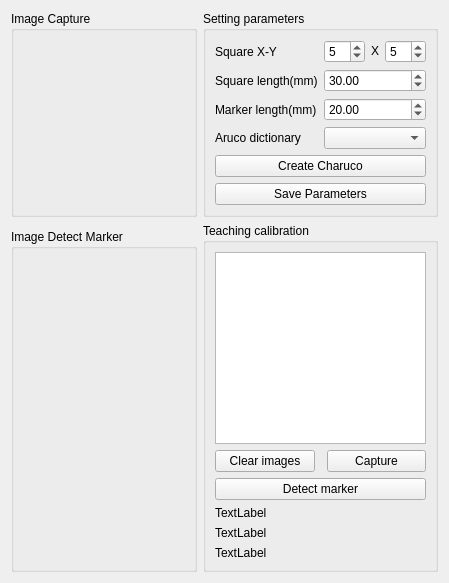
      <widget class="QWidget" name="tab_3">
       <attribute name="title">
        <string>Calibration</string>
       </attribute>
       <layout class="QGridLayout" name="gridLayout_22">
        <item row="0" column="0">
         <widget class="QGroupBox" name="groupBox_4">
          <property name="sizePolicy">
           <sizepolicy hsizetype="Preferred" vsizetype="Expanding">
            <horstretch>2</horstretch>
            <verstretch>0</verstretch>
           </sizepolicy>
          </property>
          <property name="title">
           <string>Image Capture</string>
          </property>
          <layout class="QGridLayout" name="gridLayout_16">
           <item row="0" column="0">
            <layout class="QVBoxLayout" name="layout_image_capture_aruco"/>
           </item>
          </layout>
         </widget>
        </item>
        <item row="1" column="1" rowspan="2">
         <widget class="QGroupBox" name="groupBox_6">
          <property name="sizePolicy">
           <sizepolicy hsizetype="Preferred" vsizetype="Preferred">
            <horstretch>2</horstretch>
            <verstretch>0</verstretch>
           </sizepolicy>
          </property>
          <property name="title">
           <string>Teaching calibration</string>
          </property>
          <layout class="QGridLayout" name="gridLayout_19">
           <item row="1" column="2">
            <widget class="QPushButton" name="but_capture_aruco">
             <property name="sizePolicy">
              <sizepolicy hsizetype="Minimum" vsizetype="Fixed">
               <horstretch>1</horstretch>
               <verstretch>0</verstretch>
              </sizepolicy>
             </property>
             <property name="text">
              <string>Capture</string>
             </property>
            </widget>
           </item>
           <item row="2" column="0" colspan="3">
            <widget class="QPushButton" name="but_detect_marker_aruco">
             <property name="text">
              <string>Detect marker</string>
             </property>
            </widget>
           </item>
           <item row="3" column="0" colspan="3">
            <widget class="QLabel" name="label_camera_matrix">
             <property name="text">
              <string>TextLabel</string>
             </property>
            </widget>
           </item>
           <item row="4" column="0" colspan="3">
            <widget class="QLabel" name="label_dist_coeffs">
             <property name="text">
              <string>TextLabel</string>
             </property>
            </widget>
           </item>
           <item row="5" column="0" colspan="3">
            <widget class="QLabel" name="label_holography_matrix">
             <property name="text">
              <string>TextLabel</string>
             </property>
            </widget>
           </item>
           <item row="1" column="0">
            <widget class="QPushButton" name="but_clear_images_aruco">
             <property name="sizePolicy">
              <sizepolicy hsizetype="Minimum" vsizetype="Fixed">
               <horstretch>1</horstretch>
               <verstretch>0</verstretch>
              </sizepolicy>
             </property>
             <property name="text">
              <string>Clear images</string>
             </property>
            </widget>
           </item>
           <item row="0" column="0" colspan="3">
            <widget class="QListWidget" name="list_widget_teaching_aruco">
             <property name="sizePolicy">
              <sizepolicy hsizetype="Preferred" vsizetype="Preferred">
               <horstretch>0</horstretch>
               <verstretch>0</verstretch>
              </sizepolicy>
             </property>
            </widget>
           </item>
          </layout>
         </widget>
        </item>
        <item row="2" column="0">
         <widget class="QGroupBox" name="groupBox_8">
          <property name="sizePolicy">
           <sizepolicy hsizetype="Preferred" vsizetype="Expanding">
            <horstretch>2</horstretch>
            <verstretch>0</verstretch>
           </sizepolicy>
          </property>
          <property name="title">
           <string>Image Detect Marker</string>
          </property>
          <layout class="QGridLayout" name="gridLayout_21">
           <item row="0" column="0">
            <layout class="QGridLayout" name="layout_image_detect_aruco"/>
           </item>
          </layout>
         </widget>
        </item>
        <item row="0" column="1">
         <widget class="QGroupBox" name="groupBox_5">
          <property name="sizePolicy">
           <sizepolicy hsizetype="Preferred" vsizetype="Preferred">
            <horstretch>2</horstretch>
            <verstretch>0</verstretch>
           </sizepolicy>
          </property>
          <property name="title">
           <string>Setting parameters</string>
          </property>
          <layout class="QGridLayout" name="gridLayout_18">
           <item row="0" column="0">
            <widget class="QLabel" name="label_7">
             <property name="text">
              <string>Square X-Y</string>
             </property>
            </widget>
           </item>
           <item row="1" column="1" colspan="3">
            <widget class="QDoubleSpinBox" name="spin_box_square_length">
             <property name="minimum">
              <double>1.020000000000000</double>
             </property>
             <property name="singleStep">
              <double>0.010000000000000</double>
             </property>
             <property name="value">
              <double>30.000000000000000</double>
             </property>
            </widget>
           </item>
           <item row="3" column="0">
            <widget class="QLabel" name="label_28">
             <property name="text">
              <string>Aruco dictionary</string>
             </property>
            </widget>
           </item>
           <item row="3" column="1" colspan="3">
            <widget class="QComboBox" name="combo_box_aruco_dict"/>
           </item>
           <item row="0" column="2">
            <widget class="QLabel" name="label_8">
             <property name="sizePolicy">
              <sizepolicy hsizetype="Fixed" vsizetype="Fixed">
               <horstretch>0</horstretch>
               <verstretch>0</verstretch>
              </sizepolicy>
             </property>
             <property name="text">
              <string>X</string>
             </property>
            </widget>
           </item>
           <item row="2" column="0">
            <widget class="QLabel" name="label_16">
             <property name="text">
              <string>Marker length(mm)</string>
             </property>
            </widget>
           </item>
           <item row="0" column="3">
            <widget class="QSpinBox" name="spin_box_square_y">
             <property name="sizePolicy">
              <sizepolicy hsizetype="Preferred" vsizetype="Fixed">
               <horstretch>0</horstretch>
               <verstretch>0</verstretch>
              </sizepolicy>
             </property>
             <property name="minimum">
              <number>2</number>
             </property>
             <property name="value">
              <number>5</number>
             </property>
            </widget>
           </item>
           <item row="1" column="0">
            <widget class="QLabel" name="label_9">
             <property name="text">
              <string>Square length(mm)</string>
             </property>
            </widget>
           </item>
           <item row="0" column="1">
            <widget class="QSpinBox" name="spin_box_square_x">
             <property name="sizePolicy">
              <sizepolicy hsizetype="Preferred" vsizetype="Fixed">
               <horstretch>0</horstretch>
               <verstretch>0</verstretch>
              </sizepolicy>
             </property>
             <property name="minimum">
              <number>2</number>
             </property>
             <property name="value">
              <number>5</number>
             </property>
            </widget>
           </item>
           <item row="2" column="1" colspan="3">
            <widget class="QDoubleSpinBox" name="spin_box_marker_length">
             <property name="minimum">
              <double>1.010000000000000</double>
             </property>
             <property name="singleStep">
              <double>0.010000000000000</double>
             </property>
             <property name="value">
              <double>20.000000000000000</double>
             </property>
            </widget>
           </item>
           <item row="4" column="0" colspan="4">
            <widget class="QPushButton" name="but_create_aruco">
             <property name="sizePolicy">
              <sizepolicy hsizetype="Preferred" vsizetype="Fixed">
               <horstretch>1</horstretch>
               <verstretch>0</verstretch>
              </sizepolicy>
             </property>
             <property name="text">
              <string>Create Charuco</string>
             </property>
            </widget>
           </item>
           <item row="5" column="0" colspan="4">
            <widget class="QPushButton" name="but_save_parameters_aruco">
             <property name="sizePolicy">
              <sizepolicy hsizetype="Preferred" vsizetype="Fixed">
               <horstretch>1</horstretch>
               <verstretch>0</verstretch>
              </sizepolicy>
             </property>
             <property name="text">
              <string>Save Parameters</string>
             </property>
            </widget>
           </item>
          </layout>
         </widget>
        </item>
       </layout>
      </widget>
